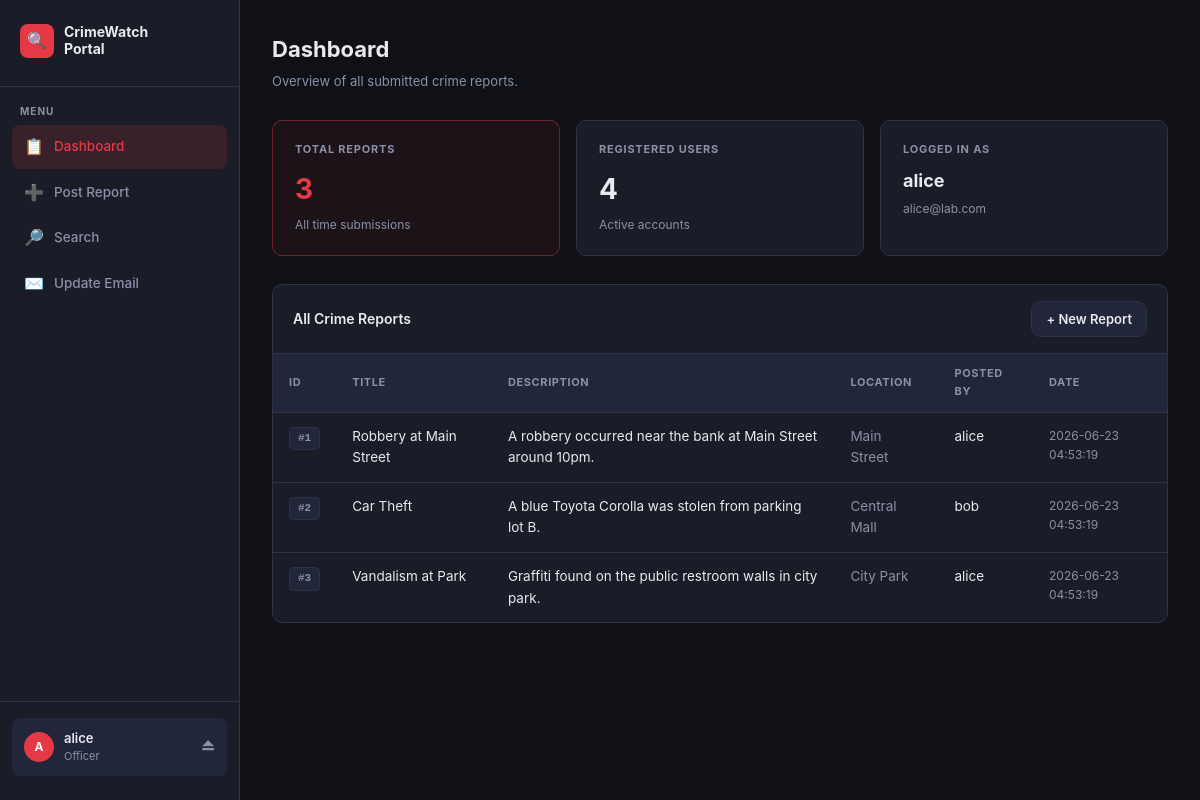
The app's page /dashboard.php (signed in) with its own data.
### tables this page shows
CREATE TABLE IF NOT EXISTS reports (
    id INT AUTO_INCREMENT PRIMARY KEY,
    title VARCHAR(200) NOT NULL,
    description TEXT NOT NULL,
    location VARCHAR(200),
    posted_by VARCHAR(50),
    created_at TIMESTAMP DEFAULT CURRENT_TIMESTAMP
);

### dashboard.php (the view, shortened to what this page needs)
<?php
include 'config.php';
$result_count = mysqli_query($conn, "SELECT COUNT(*) as c FROM reports");
$row_count    = mysqli_fetch_assoc($result_count);
$user_result  = mysqli_query($conn, "SELECT COUNT(*) as c FROM users");
$user_count   = mysqli_fetch_assoc($user_result);
$result = mysqli_query($conn, "SELECT * FROM reports ORDER BY created_at DESC");
$initial = strtoupper(substr($_SESSION['user'], 0, 1));
?>
<!DOCTYPE html>
<html lang="en">
<head>
<link rel="stylesheet" href="css/style.css">
</head>
<body>
<div class="app">
  <aside class="sidebar">
    <div class="sidebar-logo">
      <div class="badge">🔍</div>
      <span>CrimeWatch<br>Portal</span>
    </div>
    <div class="nav-section">
      <div class="nav-label">Menu</div>
      <a href="dashboard.php" class="nav-item active"><span class="icon">📋</span> Dashboard</a>
      <a href="post_report.php" class="nav-item"><span class="icon">➕</span> Post Report</a>
      <a href="search.php" class="nav-item"><span class="icon">🔎</span> Search</a>
      <a href="update_email.php" class="nav-item"><span class="icon">✉️</span> Update Email</a>
    </div>
    <div class="sidebar-footer">
      <div class="user-chip">
        <div class="user-avatar"><?php echo $initial; ?></div>
        <div class="user-info">
          <div class="name"><?php echo htmlspecialchars($_SESSION['user']); ?></div>
          <div class="role">Officer</div>
        </div>
        <a href="logout.php" title="Logout" style="color:var(--muted);font-size:16px;text-decoration:none;">⏏</a>
      </div>
    </div>
  </aside>
  <main class="main">
    <div class="page-header">
      <h1>Dashboard</h1>
      <p>Overview of all submitted crime reports.</p>
    </div>
    <div class="stats-grid">
      <div class="stat-card accent">
        <div class="label">Total Reports</div>
        <div class="value"><?php echo $row_count['c']; ?></div>
        <div class="sub">All time submissions</div>
      </div>
      <div class="stat-card">
        <div class="label">Registered Users</div>
        <div class="value"><?php echo $user_count['c']; ?></div>
        <div class="sub">Active accounts</div>
      </div>
      <div class="stat-card">
        <div class="label">Logged In As</div>
        <div class="value" style="font-size:18px;"><?php echo htmlspecialchars($_SESSION['user']); ?></div>
        <div class="sub"><?php echo htmlspecialchars($_SESSION['email']); ?></div>
      </div>
    </div>
    <div class="card">
      <div class="card-header">
        <h3>All Crime Reports</h3>
        <a href="post_report.php" class="btn btn-secondary btn-sm">+ New Report</a>
      </div>
      <div class="table-wrap">
        <table>
          <thead>
            <tr>
              <th>ID</th>
              <th>Title</th>
              <th>Description</th>
              <th>Location</th>
              <th>Posted By</th>
              <th>Date</th>
            </tr>
          </thead>
          <tbody>
            <?php while ($row = mysqli_fetch_assoc($result)): ?>
            <tr>
              <td><span class="badge-id">#<?php echo $row['id']; ?></span></td>
              <td><?php echo $row['title']; ?></td>
              <td><?php echo $row['description']; ?></td>
              <td class="text-muted"><?php echo $row['location']; ?></td>
              <td><?php echo htmlspecialchars($row['posted_by']); ?></td>
              <td class="text-muted text-small"><?php echo $row['created_at']; ?></td>
            </tr>
            <?php endwhile; ?>
          </tbody>
        </table>
      </div>
    </div>
  </main>
</div>
</body>
</html>

### records on screen
reports: id "1", title "Robbery at Main Street", description "A robbery occurred near the bank at Main Street around 10pm.", location "Main Street", posted_by "alice", created_at "2026-06-23 04:53:19"
reports: id "2", title "Car Theft", description "A blue Toyota Corolla was stolen from parking lot B.", location "Central Mall", posted_by "bob", created_at "2026-06-23 04:53:19"
reports: id "3", title "Vandalism at Park", description "Graffiti found on the public restroom walls in city park.", location "City Park", posted_by "alice", created_at "2026-06-23 04:53:19"

### other values on screen
$initial "A"
$_SESSION['user'] "alice"
$row_count['c'] "3"
$user_count['c'] "4"
$_SESSION['email'] "alice@lab.com"
